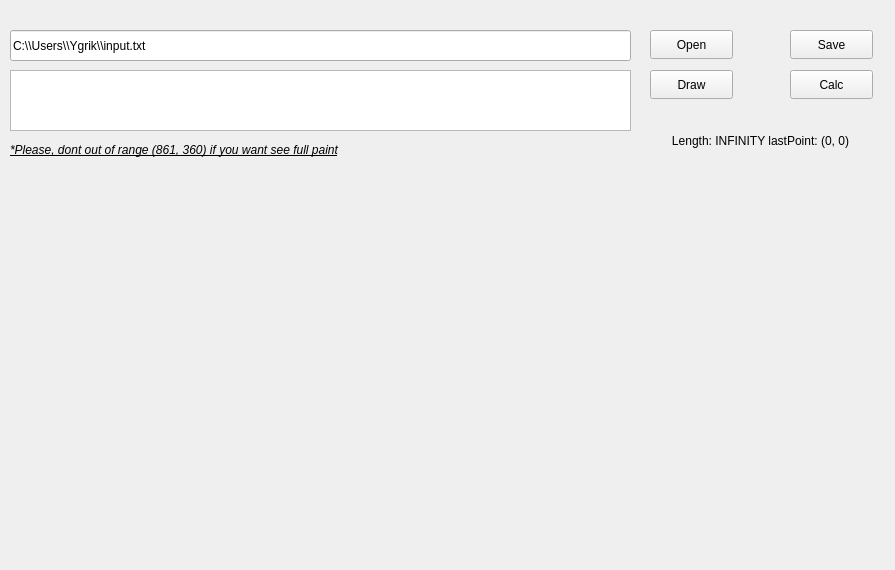
<?xml version="1.0" encoding="UTF-8"?>
<ui version="4.0">
 <class>lab3Disign</class>
 <widget class="QWidget" name="lab3Disign">
  <property name="geometry">
   <rect>
    <x>0</x>
    <y>0</y>
    <width>895</width>
    <height>570</height>
   </rect>
  </property>
  <property name="windowTitle">
   <string>Form</string>
  </property>
  <widget class="QPushButton" name="saveButton">
   <property name="geometry">
    <rect>
     <x>790</x>
     <y>30</y>
     <width>83</width>
     <height>29</height>
    </rect>
   </property>
   <property name="text">
    <string>Save</string>
   </property>
  </widget>
  <widget class="QTextEdit" name="commandText">
   <property name="geometry">
    <rect>
     <x>10</x>
     <y>70</y>
     <width>621</width>
     <height>61</height>
    </rect>
   </property>
  </widget>
  <widget class="QPushButton" name="openButton">
   <property name="geometry">
    <rect>
     <x>650</x>
     <y>30</y>
     <width>83</width>
     <height>29</height>
    </rect>
   </property>
   <property name="text">
    <string>Open</string>
   </property>
  </widget>
  <widget class="QPushButton" name="drawButton">
   <property name="geometry">
    <rect>
     <x>650</x>
     <y>70</y>
     <width>83</width>
     <height>29</height>
    </rect>
   </property>
   <property name="text">
    <string>Draw</string>
   </property>
  </widget>
  <widget class="QPushButton" name="calcButton">
   <property name="geometry">
    <rect>
     <x>790</x>
     <y>70</y>
     <width>83</width>
     <height>29</height>
    </rect>
   </property>
   <property name="text">
    <string>Calc</string>
   </property>
  </widget>
  <widget class="QLabel" name="label">
   <property name="geometry">
    <rect>
     <x>10</x>
     <y>140</y>
     <width>621</width>
     <height>20</height>
    </rect>
   </property>
   <property name="font">
    <font>
     <italic>true</italic>
     <bold>false</bold>
     <underline>true</underline>
     <strikeout>false</strikeout>
    </font>
   </property>
   <property name="text">
    <string>*Please, dont out of range (861, 360) if you want see full paint</string>
   </property>
  </widget>
  <widget class="QLabel" name="info">
   <property name="geometry">
    <rect>
     <x>650</x>
     <y>110</y>
     <width>221</width>
     <height>61</height>
    </rect>
   </property>
   <property name="autoFillBackground">
    <bool>false</bool>
   </property>
   <property name="text">
    <string>Length: INFINITY lastPoint: (0, 0)</string>
   </property>
   <property name="alignment">
    <set>Qt::AlignCenter</set>
   </property>
  </widget>
  <widget class="QLineEdit" name="pathFile">
   <property name="geometry">
    <rect>
     <x>10</x>
     <y>30</y>
     <width>621</width>
     <height>31</height>
    </rect>
   </property>
   <property name="text">
    <string>C:\\Users\\Ygrik\\input.txt</string>
   </property>
  </widget>
 </widget>
 <resources/>
 <connections/>
</ui>
